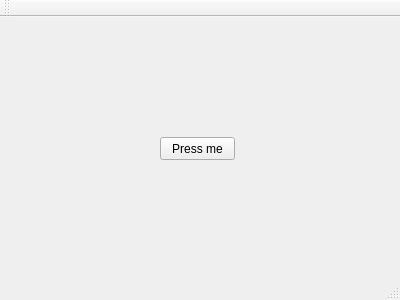
<?xml version="1.0" encoding="UTF-8"?>
<ui version="4.0">
 <class>MainWindow</class>
 <widget class="QMainWindow" name="MainWindow">
  <property name="geometry">
   <rect>
    <x>0</x>
    <y>0</y>
    <width>400</width>
    <height>300</height>
   </rect>
  </property>
  <property name="windowTitle">
   <string>qtJamventScreen</string>
  </property>
  <widget class="QWidget" name="centralWidget">
   <widget class="QPushButton" name="pushButton">
    <property name="geometry">
     <rect>
      <x>160</x>
      <y>120</y>
      <width>75</width>
      <height>23</height>
     </rect>
    </property>
    <property name="text">
     <string>Press me</string>
    </property>
   </widget>
  </widget>
  <widget class="QMenuBar" name="menuBar">
   <property name="geometry">
    <rect>
     <x>0</x>
     <y>0</y>
     <width>400</width>
     <height>21</height>
    </rect>
   </property>
  </widget>
  <widget class="QToolBar" name="mainToolBar">
   <attribute name="toolBarArea">
    <enum>TopToolBarArea</enum>
   </attribute>
   <attribute name="toolBarBreak">
    <bool>false</bool>
   </attribute>
  </widget>
  <widget class="QStatusBar" name="statusBar"/>
 </widget>
 <layoutdefault spacing="6" margin="11"/>
 <resources/>
 <connections>
  <connection>
   <sender>pushButton</sender>
   <signal>clicked()</signal>
   <receiver>MainWindow</receiver>
   <slot>ButtonClicked()</slot>
   <hints>
    <hint type="sourcelabel">
     <x>199</x>
     <y>89</y>
    </hint>
    <hint type="destinationlabel">
     <x>279</x>
     <y>230</y>
    </hint>
   </hints>
  </connection>
 </connections>
 <slots>
  <slot>ButtonClicked()</slot>
 </slots>
</ui>
